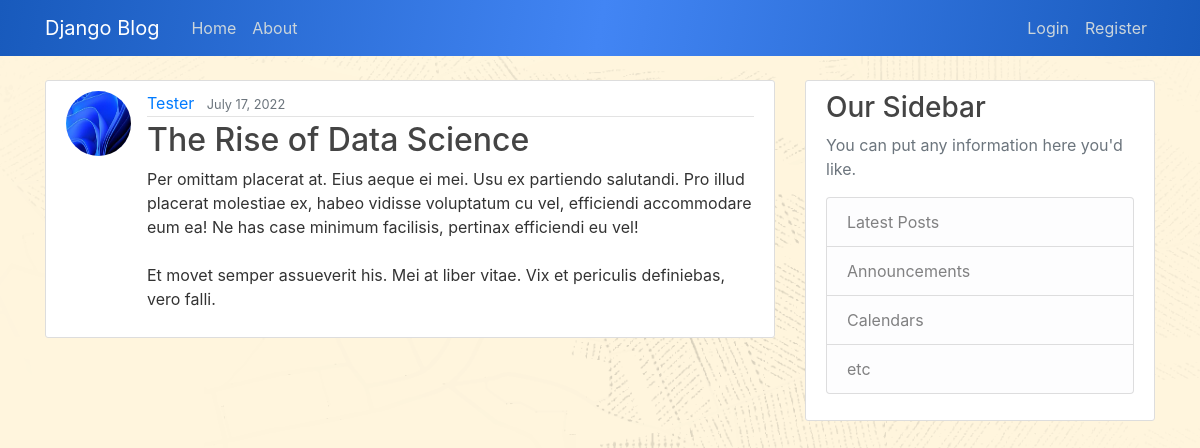
Page /post/25/ on the committed database.
### blog/models.py (models this page shows, shortened)
class Post(models.Model):
    title = models.CharField(max_length=100)
    content = models.TextField()
    date_posted = models.DateTimeField(default=timezone.now)
    author = models.ForeignKey(User, on_delete=models.CASCADE)

### users/models.py (models this page shows, shortened)
class Profile(models.Model):
    user = models.OneToOneField(User, on_delete=models.CASCADE)
    image = models.ImageField(default='default.jpg',upload_to='profile_pics')

### blog/views.py (the view)
# urls.py: path('post/<int:pk>/', PostDetailView.as_view(),name='post-detail'),
class PostDetailView(DetailView):
    model = Post

### blog/templates/blog/post_detail.html (shortened to what this page needs)
{% extends "blog/base.html" %}
{% block content %}
    <article class="media content-section">
        <img class="rounded-circle article-img" src="{{ object.author.profile.image.url }}">
        <div class="media-body">
            <div class="article-metadata">
                <a class="mr-2" href="{% url 'user-posts' post.author.username %}">{{ object.author }}</a>
                <small class="text-muted">{{ object.date_posted|date:"F d, Y" }}</small>
            </div>
            <h2 class="article-title">{{ object.title }}</h2>
            <p class="article-content">{{ object.content }}</p>
        </div>
    </article>
{% endblock content%}

### blog/static/blog/main.css (style rules this page uses)
body { background-image: url('download.png'); background-size: cover; color: #333333; margin-top: 5rem; }
h1, h2, h3, h4, h5, h6 { color: #444444; }
.content-section { background: #ffffff; padding: 10px 20px; border: 1px solid #dddddd; border-radius: 3px; margin-bottom: 20px; }
.article-title { color: #444444; }
.article-content { white-space: pre-line; }
.article-img { height: 65px; width: 65px; margin-right: 16px; }
.article-metadata { padding-bottom: 1px; margin-bottom: 4px; border-bottom: 1px solid #e3e3e3 }

### rows in the picture
Post: author.profile.image (placeholder picture), author "Tester", date_posted "July 17, 2022", title "The Rise of Data Science", content "Per omittam placerat at. Eius aeque ei mei. Usu ex partiendo salutandi. Pro illud placerat molestiae ex, habeo vidisse voluptatum cu vel, efficiendi accommodare eum ea! Ne has case minimum facilisis, pertinax efficiendi eu vel! Et movet semper assueverit his. Mei at liber vitae. Vix et periculis definiebas, vero falli."
